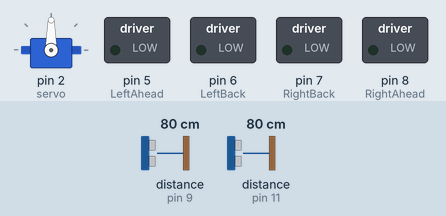
Simulated run of this sketch. Board: Arduino Uno, built with avr-gcc and run on an emulated ATmega328P. On the bench: servo, switched loads named in the sketch (green lamp = pin HIGH). Wiring (inferred from the names in the program): 2 × ultrasonic range finder: trigger pin 10, echo pin 9 / trigger pin 12, echo pin 11. Inputs (shaded band) come from the test bench; at power-on: distance to the obstacle (sensors on pin 9, pin 11) 80 cm. The echo pulse lasts 58.3 µs per cm; the audio player accepts every command and is not drawn; pins used as bus, display or sensor lines are not drawn.

Above: at 0.2 s.
At 19.4 s:
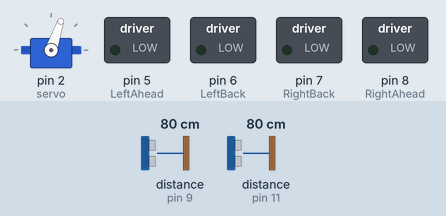
At 38.6 s:
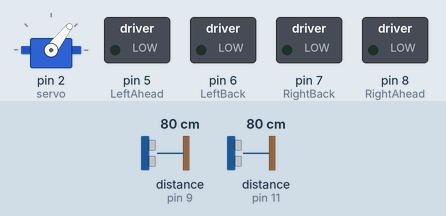
Timing chart, 0 to 40.0 s (numbered marks = the images above):
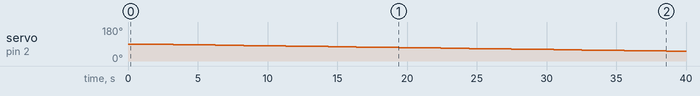

The sketch:

ORTHUS.ino
```cpp
#include <SoftwareSerial.h>//библиотека для реализации последовательного интерфейса
#include <DFPlayer_Mini_Mp3.h> //библиотека для работы с mp3 модулем
#include "notes.h" //библиотека с нотами
#include "defender.h" //библиотека с основными функциями

int melody_panic[] = {
  NOTE_C4, NOTE_C5, NOTE_G4, NOTE_G5  //массив нот сигнализации
};
int noteDurations[] = {
  4, 4, 4, 4   //массив продолжительности каждой из нот
};

void panic(){//функция сирены
  for (int thisNote = 0; thisNote < 4; thisNote++) {
    // чтобы рассчитать продолжительность ноты, возьмите одну секунду, разделенную на тип ноты.
    //например, четвертинная нота = 1000 / 4, восьмая нота = 1000/8, и т. д.
    int noteDuration = 1000/noteDurations[thisNote];
    tone(8, melody_panic[thisNote], noteDuration);
    int pauseBetweenNotes = noteDuration*1.30; //чтобы различать ноты, устанавливаем минимальное время между ними.
    delay(pauseBetweenNotes);
    noTone(8); //остановить мелодию
  }
}

void setup(){
    servo.attach(2);
    Serial.begin (9600);
    mp3_set_serial (Serial);
    mp3_set_volume (25);
    delay (100);
    pinMode(TRIG1, OUTPUT);
    pinMode(ECHO1, INPUT);
    pinMode(TRIG2, OUTPUT);
    pinMode(ECHO2, INPUT);
    //два датчика расстояния необходимы для отслеживания на все 360 градусов
    pinMode(LeftAhead, OUTPUT);
    pinMode(LeftBack, OUTPUT);
    pinMode(RightAhead, OUTPUT);
    pinMode(RightBack, OUTPUT);
}

void loop(){
  unsigned const short int delta=30;//константа для определения движущихся целей
  unsigned short int arr1[180];// массив данных первого датчика
  unsigned short int arr2[180];// массив данных второго датчика
  delay(100);
AGAIN:
/////////////////////////Анализ территории//////////////////////////////
  for(angle=90;angle>=0;angle--){//поворот «головы» направо
    //серво привод может поворачиваться максимум на 180 градусов, поэтому начало отсчёта будет из середины
    servo.write(angle);//задаём угол поворота
    checkDistance();//функция библиотеки defender.h, считывающая показания с датчиков
    delay(5);//функция задержки. в качестве параметра указывается длительность задержки в миллисекундах
    arr1[angle]=look1;// записываем полученные данные об окружении в массив (первый датчик)
    arr2[angle]=look2;// записываем полученные данные об окружении в массив (второй датчик)
  }

  delay(100);
  for(angle=0;angle<=180;angle++){//поворот «головы» налево
    servo.write(angle);
    checkDistance();
    delay(5);
    arr1[angle]=look1;
    arr2[angle]=look2;
  }

  delay(100);
  for(angle=180;angle>=90;angle--){//возврат «головы» в исходное положение
    servo.write(angle);
    checkDistance();
    delay(5);
    arr1[angle]=look1;
    arr2[angle]=look2;
    }
////////////////////////Конец анализа территории////////////////////////

////////////////////////Взаимодействие с целью//////////////////////////
/***********************Поиск цели*************************************/
  unsigned short int q=0;//переменная для подсчёта целей
  unsigned short int turn;//переменная для поворота

  while(q==0){//сканирование пространства, пока не будет найдена цель
    for(angle=90;angle>=0;angle--){//поворот «головы» направо
      servo.write(angle);
      checkDistance();
      delay(5);
      if(((arr1[angle]-look1)>delta)||((arr2[angle]-look2)>delta)){//проверка на обнаружение движущихся целей
        q++;//если таковые найдены - увеличиваем счётчик на 1
      }
    }

    delay(100);
    for(angle=0;angle<=180;angle++){//поворот «головы» налево
      servo.write(angle);
      checkDistance();
      delay(5);
      if(((arr1[angle]-look1)>delta)||((arr2[angle]-look2)>delta)){
        q++;
      }
    }

    delay(100);
    for(angle=180;angle>=90;angle--){//возврат «головы» в исходное положение
      servo.write(angle);
      checkDistance();
      delay(5);
      if(((arr1[angle]-look1)>delta)||((arr2[angle]-look2)>delta)){
        q++;
      }
    }
  }
/***********************Несколько целей********************************/
  while(q>1){//Если целей несколько:
    panic();
    Serial.print("ОНИ ПОВСЮДУ\n");
    unsigned short int i;//переменная для возможности выхода из цикла
    for(angle=90;angle>=0;angle--){//поворот «головы» направо
      servo.write(angle);
      checkDistance();
      delay(5);
      if(((arr1[angle]-look1)>delta)||((arr2[angle]-look2)>delta)){
        i++;
      }
    }

    delay(100);
    for(angle=0;angle<=180;angle++){//поворот «головы» налево
      servo.write(angle);
     checkDistance();
      delay(5);
      if(((arr1[angle]-look1)>delta)||((arr2[angle]-look2)>delta)){
        i++;
      }
    }

    delay(100);
    for(angle=180;angle>=90;angle--){//возврат «головы» в исходное положение
      servo.write(angle);
      checkDistance();
      delay(5);
      if(((arr1[angle]-look1)>delta)||((arr2[angle]-look2)>delta)){
        i++;
      }
    }
    q=i;//датчик повторно сканирует область пока не уменьшится количество целей
    //а именно, пока i не станет меньше 2 (q изменяется вместе с i)
    //если целей стало меньше - выходим из цикла
  }
  goto AGAIN;
/**********************************************************************/

/***********************Одна цель**************************************/
  if(q==1){
    unsigned short moving=0;//переменная для перемещения
    for(angle=90;angle>=0;angle--){//поворот «головы» направо
      servo.write(angle);
      checkDistance();
      delay(5);
      if((arr1[angle]-look1)>delta){//для первого датчика
        turn=angle;
        break;
        Serial.print("ЗАМЕЧЕН НАРУШИТЕЛЬ\n");
        mp3_play();//проигрывание предупреждения
        delay(7000);
        for(turn; turn<=90;turn++){//возврат «головы» в исходное состояния для возможности взаимодействия с целью
          servo.write(turn);
          delay(5);
        }
        goRight();//поворот к цели
        delay((90-turn)*10);//время вращения
        //время вращения для 10 градусов составляет примерно 0.1 сек.(delay(100))
        stopRobot();//останавливаем вращение
        while((moving<=300)||(look1<=300)){//робот будет передвигаться на такое же расстояние к нарушителю, как и нарушитель к роботу
          //пока не выйдет за пределы осматриваемого радиуса или пока нарушитель не выйдет из поля зрения
          checkDistance();
          arr1[90]=look1;
          checkDistance();
          goAhead();
          delay((arr1[90]-look1)*10);
          stopRobot();
          moving+=arr1[90]-look1;
          while((look1<=30)||(look2<=30)){//если цель будет слишком близко, то сработает сирена
            panic();
            Serial.print("ОПАСНОСТЬ НЕМИНУЕМА\n");
          }
        }
        goBack();//возврат в исходное состояние
        delay(moving*10);
        stopRobot();
        goto AGAIN;//возврат к анализу территории
      }
      if((arr2[angle]-look2)>delta){//для второго датчика
        turn=angle;
        break;
        Serial.print("ЗАМЕЧЕН НАРУШИТЕЛЬ\n");
        mp3_play();
        delay(7000);
        for(turn; turn<=90;turn++){
          servo.write(turn);
          delay(5);
        }
        goRight();
        delay((90-turn)*10);
        stopRobot();
        while((moving<=300)||(look2<=300)){
          checkDistance();
          arr2[90]=look2;
          checkDistance();
          goBack();
          delay((arr2[90]-look2)*10);
          stopRobot();
          moving+=arr2[90]-look2;
          while((look1<=30)||(look2<=30)){
            panic();
            Serial.print("ОПАСНОСТЬ НЕМИНУЕМА\n");
          }
        }
        goAhead();
        delay(moving*10);
        stopRobot();
        goto AGAIN;
      }
    }

    delay(100);
    for(angle=0;angle<=180;angle++){//поворот «головы» налево
      servo.write(angle);
      checkDistance();
      delay(5);
      if((arr1[angle]-look1)>delta){
        turn=angle;
        break;
        Serial.print("ЗАМЕЧЕН НАРУШИТЕЛЬ\n");
        mp3_play();
        delay(7000);
        if(turn<90){
        for(turn; turn<=90;turn++){
          servo.write(turn);
          delay(5);
        }
        goRight();
        delay((90-turn)*10);
        stopRobot();
        while((moving<=300)||(look1<=300)){
          checkDistance();
          arr1[90]=look1;
          checkDistance();
          goAhead();
          delay((arr1[90]-look1)*10);
          stopRobot();
          moving+=arr1[90]-look1;
          while((look1<=30)||(look2<=30)){
            panic();
            Serial.print("ОПАСНОСТЬ НЕМИНУЕМА\n");
          }
        }
        goBack();
        delay(moving*10);
        stopRobot();
        goto AGAIN;
        }
        else{
          for(turn; turn<=90;turn--){
          servo.write(turn);
          delay(5);
          }
        goLeft();
        delay((turn-90)*10);
        stopRobot();
        while((moving<=300)||(look1<=300)){
          checkDistance();
          arr1[90]=look1;
          checkDistance();
          goAhead();
          delay((arr1[90]-look1)*10);
          stopRobot();
          moving+=arr1[90]-look1;
          while((look1<=30)||(look2<=30)){
            panic();
            Serial.print("ОПАСНОСТЬ НЕМИНУЕМА\n");
          }
        }
        goBack();
        delay(moving*10);
        stopRobot();
        goto AGAIN;
        }
      }
      if((arr2[angle]-look2)>delta){
        turn=angle;
        break;
        Serial.print("ЗАМЕЧЕН НАРУШИТЕЛЬ\n");
        mp3_play();
        delay(7000);
        if(turn<90){
        for(turn; turn<=90;turn++){
          servo.write(turn);
          delay(5);
        }
        goRight();
        delay((90-turn)*10);
        stopRobot();
         while((moving<=300)||(look2<=300)){
          checkDistance();
          arr2[90]=look2;
          checkDistance();
          goBack();
          delay((arr2[90]-look2)*10);
          stopRobot();
          moving+=arr2[90]-look2;
          while((look1<=30)||(look2<=30)){
            panic();
            Serial.print("ОПАСНОСТЬ НЕМИНУЕМА\n");
          }
        }
        goAhead();
        delay(moving*10);
        stopRobot();
        goto AGAIN;
      }
      else{
      for(turn; turn<=90;turn--){
          servo.write(turn);
          delay(5);
        }
        goLeft();
        delay((turn-90)*10);
        stopRobot();
         while((moving<=300)||(look2<=3000)){
          checkDistance();
          arr2[90]=look2;
          checkDistance();
          goBack();
          delay((arr2[90]-look2)*10);
          stopRobot();
          moving+=arr2[90]-look2;
          while((look1<=30)||(look2<=30)){
            panic();
            Serial.print("ОПАСНОСТЬ НЕМИНУЕМА\n");
          }
        }
        goAhead();
        delay(moving*10);
        stopRobot();
        goto AGAIN;
      }
    }
    }
  }
/**********************************************************************/
}
```

defender.h
```cpp
#ifndef _defender_H_
#define _defender_H_

#include <Servo.h>

#define TRIG1 12
#define ECHO1 11
#define TRIG2 10
#define ECHO2 9

#define LeftAhead 5
#define LeftBack 6
#define RightAhead 8
#define RightBack 7

Servo servo;
    unsigned int angle = 90;
    unsigned int look1 = 3000;
    unsigned int timeEcho1=3000;
    unsigned int look2 = 3000;
    unsigned int timeEcho2=3000;

void checkDistance(){
  digitalWrite(TRIG1, HIGH);
  digitalWrite(TRIG2, HIGH);
  delayMicroseconds(10);
  digitalWrite(TRIG1, LOW);
  digitalWrite(TRIG2, LOW);
  timeEcho1 = pulseIn(ECHO1, HIGH);
  timeEcho2 = pulseIn(ECHO2, HIGH);
  look1 = timeEcho1/58;
  look2 = timeEcho2/58;
  }

void goAhead(){
  digitalWrite(LeftAhead, HIGH);
  digitalWrite(LeftBack, LOW);
  digitalWrite(RightAhead, HIGH);
  digitalWrite(RightBack, LOW);
}

void goRight(){
  digitalWrite(LeftAhead, HIGH);
  digitalWrite(LeftBack, LOW);
  digitalWrite(RightAhead, LOW);
  digitalWrite(RightBack, HIGH);
}

void goLeft(){
  digitalWrite(LeftAhead, LOW);
  digitalWrite(LeftBack, HIGH);
  digitalWrite(RightAhead, HIGH);
  digitalWrite(RightBack, LOW);
}

void goBack(){
  digitalWrite(LeftAhead, LOW);
  digitalWrite(LeftBack, HIGH);
  digitalWrite(RightAhead, LOW);
  digitalWrite(RightBack, HIGH);
}

void stopRobot(){
  digitalWrite(LeftAhead, LOW);
  digitalWrite(LeftBack, LOW);
  digitalWrite(RightAhead, LOW);
  digitalWrite(RightBack, LOW);
}

#endif
```

notes.h
```cpp
/*The frequencies of the notes*/
/*     |   note |frequency|   */
/*     |     B0 |31       |   */
#define NOTE_B0  31
#define NOTE_C1  33
#define NOTE_CS1 35
#define NOTE_D1  37
#define NOTE_DS1 39
#define NOTE_E1  41
#define NOTE_F1  44
#define NOTE_FS1 46
#define NOTE_G1  49
#define NOTE_GS1 52
#define NOTE_A1  55
#define NOTE_AS1 58
#define NOTE_B1  62
#define NOTE_C2  65
#define NOTE_CS2 69
#define NOTE_D2  73
#define NOTE_DS2 78
#define NOTE_E2  82
#define NOTE_F2  87
#define NOTE_FS2 93
#define NOTE_G2  98
#define NOTE_GS2 104
#define NOTE_A2  110
#define NOTE_AS2 117
#define NOTE_B2  123
#define NOTE_C3  131
#define NOTE_CS3 139
#define NOTE_D3  147
#define NOTE_DS3 156
#define NOTE_E3  165
#define NOTE_F3  175
#define NOTE_FS3 185
#define NOTE_G3  196
#define NOTE_GS3 208
#define NOTE_A3  220
#define NOTE_AS3 233
#define NOTE_B3  247
#define NOTE_C4  262
#define NOTE_CS4 277
#define NOTE_D4  294
#define NOTE_DS4 311
#define NOTE_E4  330
#define NOTE_F4  349
#define NOTE_FS4 370
#define NOTE_G4  392
#define NOTE_GS4 415
#define NOTE_A4  440//nice
#define NOTE_AS4 466
#define NOTE_B4  494
#define NOTE_C5  523
#define NOTE_CS5 554
#define NOTE_D5  587
#define NOTE_DS5 622
#define NOTE_E5  659
#define NOTE_F5  698
#define NOTE_FS5 740
#define NOTE_G5  784
#define NOTE_GS5 831
#define NOTE_A5  880
#define NOTE_AS5 932
#define NOTE_B5  988
#define NOTE_C6  1047
#define NOTE_CS6 1109
#define NOTE_D6  1175
#define NOTE_DS6 1245
#define NOTE_E6  1319
#define NOTE_F6  1397
#define NOTE_FS6 1480
#define NOTE_G6  1568
#define NOTE_GS6 1661
#define NOTE_A6  1760
#define NOTE_AS6 1865
#define NOTE_B6  1976
#define NOTE_C7  2093
#define NOTE_CS7 2217
#define NOTE_D7  2349
#define NOTE_DS7 2489
#define NOTE_E7  2637
#define NOTE_F7  2794
#define NOTE_FS7 2960
#define NOTE_G7  3136
#define NOTE_GS7 3322
#define NOTE_A7  3520
#define NOTE_AS7 3729
#define NOTE_B7  3951
#define NOTE_C8  4186
#define NOTE_CS8 4435
#define NOTE_D8  4699
#define NOTE_DS8 4978
```

Measured:
- by itself, servo on pin 2 (servo): moves from 90° to 51° over 38.4 s
